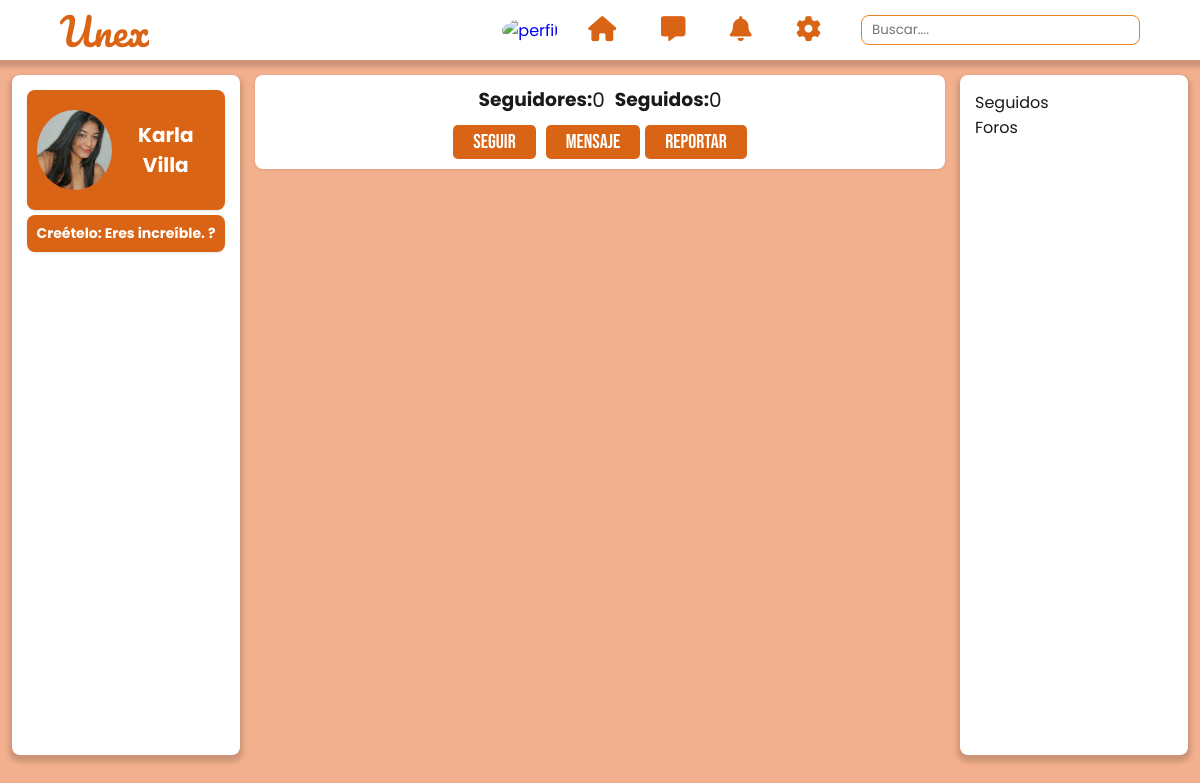
/PerfilesUsuarios.php?id=11 (signed in), run on an earlier commit of the app's database.
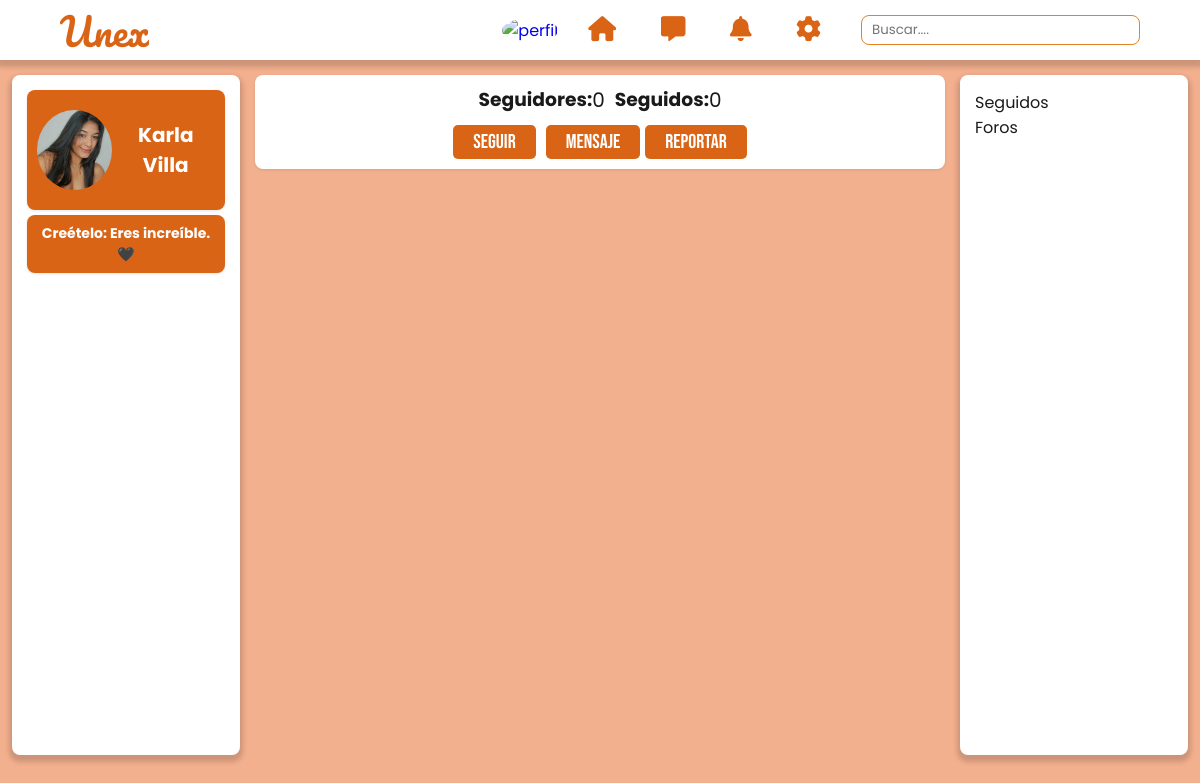
And on a later commit of the database.
### tables this page shows
CREATE TABLE `usuarios` (
  `id` int NOT NULL AUTO_INCREMENT,
  `Nombre` varchar(50) NOT NULL,
  `Apellido` varchar(50) NOT NULL,
  `Cedula` varchar(20) NOT NULL,
  `Fecha` date NOT NULL,
  `Genero` enum('Masculino','Femenino') NOT NULL,
  `Email` varchar(100) NOT NULL,
  `Clave` varchar(255) NOT NULL,
  `imagen` varchar(255) DEFAULT NULL,
  `presentacion` varchar(255) DEFAULT 'Usuario de Unex',
  `carrera` varchar(255) DEFAULT NULL,
  `tipo` enum('estudiante','profesor') NOT NULL,
  `rol` enum('usuario','admin') DEFAULT 'usuario',
  `estado` enum('activo','suspendido') DEFAULT 'activo',
  `session_token` varchar(64) DEFAULT NULL,
  `codigo_recuperacion` int DEFAULT NULL,
  PRIMARY KEY (`id`),
  UNIQUE KEY `Cedula` (`Cedula`),
  UNIQUE KEY `Email` (`Email`)
);

### PerfilesUsuarios.php (the view, shortened to what this page needs)
<?php
$imagenUsuario = $_SESSION['imagen'];
if (isset($_GET['id'])) {
  $usuarioId = (int) $_GET['id'];
  include("conexion.php");
  $sql = $conex->prepare("SELECT Nombre, Apellido, Cedula, Fecha, Genero, Email, Clave, imagen, presentacion FROM usuarios WHERE id = ?");
  $sql->bind_param("i", $usuarioId);
  $sql->execute();
  $result = $sql->get_result();
  $perfil = $result->fetch_assoc();
}
?>
<!DOCTYPE html>
<html lang="en">
<head>
  <link rel="stylesheet" href="css/perfil.css">
  <link rel="stylesheet" href="css\fontawesome-free-6.6.0-web\css\all.css">
</head>
<body>
  <header class="header">
    <div class="logo">
      <a href="PaginaPrincipal.php">Unex</a>
    </div>
    <a href="perfil.php"><img class="perfil-header" src="<?php echo $imagenUsuario; ?>" alt="perfil"></a>
    <nav>
      <ul class="nav-links">
        <li><a href="PaginaPrincipal.php"><i class="fa-solid fa-house"></i></a></li>
        <li><a href="mensajeria.php"><i class="fa-solid fa-message"></i><span id="contador-mensajes"></span></a></li>
        <li><button onclick="mostrarNotificaciones()"><i class="fa-solid fa-bell"></i> </button></li>
        <li><button onclick="openConfiguration()"><i class="fa-solid fa-gear"></i></button></li>
      </ul>
    </nav>
    <input type="search" class="search-bar" id="buscador" oninput="buscarPerfiles()" placeholder="Buscar....">
    <div class="overlay" id="mobile-menu">
      <div class="overlay-content">
        <a href="PaginaPrincipal.php">Inicio</a>
      </div>
    </div>
  </header>
  <main class="container">
    <div class="left-column">
      <div class="perfil">
        <img src="<?php echo $perfil['imagen'] ?>" alt="perfil">
        <p><?php echo $perfil['Nombre'] . ' ' . $perfil['Apellido']; ?></p>
      </div>
      <div class="mensajePresentacionUsuario">
        <p id="mensajePresentacion"><?php echo $perfil['presentacion']; ?></p>
      </div>
      <div class="bloqueo-botones">
</div>
    </div>
    <div class="main-content" id="main-content">
      <div class="post-follows">
        <div class="info-followers">
          <label for="followers">
            <h3>Seguidores:</h3><span id="seguidores-count">0</span>
          </label>
          <label for="followed">
            <h3>Seguidos:</h3><span id="seguidos-count">0</span>
          </label>
        </div>
        <div class="post-follows-btns">
          <button class="post-follows-btn" id="seguir-btn-<?php echo $usuarioId ?>"
            onclick="toggleSeguir(<?php echo $usuarioId ?>)">Seguir</button>
          <a href="mensajeria.php?receptor_id=<?php echo $usuarioId; ?>">
            <button class="post-mensaje-btn">Mensaje</button>
          </a>
          <button class="post-mensaje-btn" onclick="mostrarFormularioReporte('usuario', <?php echo $usuarioId ?>)">Reportar</button>
        </div>
      </div>
    </div>
    <div class="right-column">
      Seguidos
      Foros
    </div>
  </main>
</body>
</html>

What changed in the data, as far as the page shows it:
changed usuarios "Karla": presentacion "Creételo: Eres increíble. ?" → "Creételo: Eres increíble. 🖤"
